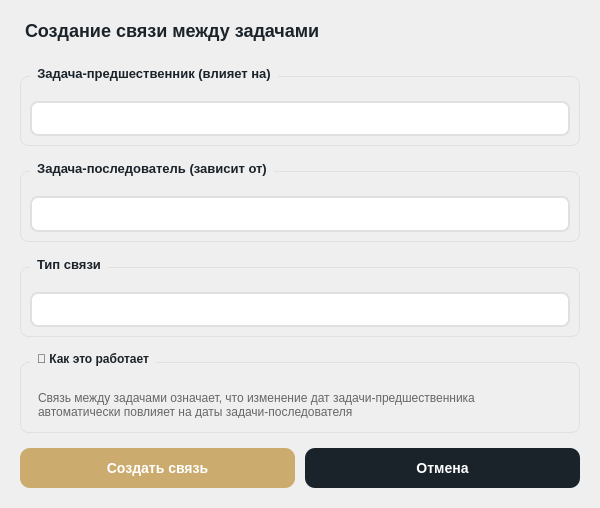
<?xml version="1.0" encoding="UTF-8"?>
<ui version="4.0">
 <class>LinkDialog</class>
 <widget class="QDialog" name="LinkDialog">
  <property name="geometry">
   <rect>
    <x>0</x>
    <y>0</y>
    <width>600</width>
    <height>508</height>
   </rect>
  </property>
  <property name="minimumSize">
   <size>
    <width>550</width>
    <height>500</height>
   </size>
  </property>
  <property name="windowTitle">
   <string>Создание связи между задачами</string>
  </property>
  <property name="styleSheet">
   <string notr="true"/>
  </property>
  <layout class="QVBoxLayout" name="mainLayout">
   <property name="spacing">
    <number>15</number>
   </property>
   <property name="leftMargin">
    <number>20</number>
   </property>
   <property name="topMargin">
    <number>20</number>
   </property>
   <property name="rightMargin">
    <number>20</number>
   </property>
   <property name="bottomMargin">
    <number>20</number>
   </property>
   <item>
    <widget class="QLabel" name="titleLabel">
     <property name="styleSheet">
      <string>font-size: 18px; font-weight: bold; color: #1B232A; padding-bottom: 10px;</string>
     </property>
     <property name="text">
      <string>Создание связи между задачами</string>
     </property>
    </widget>
   </item>
   <item>
    <widget class="QGroupBox" name="predecessorGroup">
     <property name="styleSheet">
      <string>QGroupBox {
    font-weight: bold;
    font-size: 13px;
    color: #1B232A;
    border: 1px solid #E0E0E0;
    border-radius: 8px;
    margin-top: 10px;
    padding-top: 15px;
}
QGroupBox::title {
    subcontrol-origin: margin;
    left: 10px;
    padding: 0 5px 0 5px;
}</string>
     </property>
     <property name="title">
      <string>Задача-предшественник (влияет на)</string>
     </property>
     <layout class="QVBoxLayout" name="predecessorLayout">
      <item>
       <widget class="QComboBox" name="predecessorCombo">
        <property name="styleSheet">
         <string>QComboBox {
    border: 2px solid #E0E0E0;
    border-radius: 8px;
    padding: 8px 12px;
    font-size: 13px;
    background-color: white;
}
QComboBox:hover {
    border-color: #ccab6e;
}
QComboBox::drop-down {
    border: none;
}
QComboBox::down-arrow {
    image: none;
    border-left: 5px solid transparent;
    border-right: 5px solid transparent;
    border-top: 5px solid #1B232A;
    margin-right: 8px;
}</string>
        </property>
       </widget>
      </item>
     </layout>
    </widget>
   </item>
   <item>
    <widget class="QGroupBox" name="successorGroup">
     <property name="styleSheet">
      <string>QGroupBox {
    font-weight: bold;
    font-size: 13px;
    color: #1B232A;
    border: 1px solid #E0E0E0;
    border-radius: 8px;
    margin-top: 10px;
    padding-top: 15px;
}
QGroupBox::title {
    subcontrol-origin: margin;
    left: 10px;
    padding: 0 5px 0 5px;
}</string>
     </property>
     <property name="title">
      <string>Задача-последователь (зависит от)</string>
     </property>
     <layout class="QVBoxLayout" name="successorLayout">
      <item>
       <widget class="QComboBox" name="successorCombo">
        <property name="styleSheet">
         <string>QComboBox {
    border: 2px solid #E0E0E0;
    border-radius: 8px;
    padding: 8px 12px;
    font-size: 13px;
    background-color: white;
}
QComboBox:hover {
    border-color: #ccab6e;
}
QComboBox::drop-down {
    border: none;
}
QComboBox::down-arrow {
    image: none;
    border-left: 5px solid transparent;
    border-right: 5px solid transparent;
    border-top: 5px solid #1B232A;
    margin-right: 8px;
}</string>
        </property>
       </widget>
      </item>
     </layout>
    </widget>
   </item>
   <item>
    <widget class="QGroupBox" name="typeGroup">
     <property name="styleSheet">
      <string>QGroupBox {
    font-weight: bold;
    font-size: 13px;
    color: #1B232A;
    border: 1px solid #E0E0E0;
    border-radius: 8px;
    margin-top: 10px;
    padding-top: 15px;
}
QGroupBox::title {
    subcontrol-origin: margin;
    left: 10px;
    padding: 0 5px 0 5px;
}</string>
     </property>
     <property name="title">
      <string>Тип связи</string>
     </property>
     <layout class="QVBoxLayout" name="typeLayout">
      <item>
       <widget class="QComboBox" name="typeCombo">
        <property name="styleSheet">
         <string>QComboBox {
    border: 2px solid #E0E0E0;
    border-radius: 8px;
    padding: 8px 12px;
    font-size: 13px;
    background-color: white;
}
QComboBox:hover {
    border-color: #ccab6e;
}
QComboBox::drop-down {
    border: none;
}
QComboBox::down-arrow {
    image: none;
    border-left: 5px solid transparent;
    border-right: 5px solid transparent;
    border-top: 5px solid #1B232A;
    margin-right: 8px;
}</string>
        </property>
       </widget>
      </item>
     </layout>
    </widget>
   </item>
   <item>
    <widget class="QGroupBox" name="instructionGroup">
     <property name="styleSheet">
      <string>QGroupBox {
    font-weight: bold;
    font-size: 12px;
    color: #1B232A;
    border: 1px solid #E0E0E0;
    border-radius: 8px;
    margin-top: 10px;
    padding-top: 15px;
}
QGroupBox::title {
    subcontrol-origin: margin;
    left: 10px;
    padding: 0 5px 0 5px;
}</string>
     </property>
     <property name="title">
      <string>💡 Как это работает</string>
     </property>
     <layout class="QVBoxLayout" name="instructionLayout">
      <item>
       <widget class="QLabel" name="instructionText">
        <property name="styleSheet">
         <string>font-size: 12px; color: #666666; padding: 5px;</string>
        </property>
        <property name="text">
         <string>Связь между задачами означает, что изменение дат задачи-предшественника
автоматически повлияет на даты задачи-последователя</string>
        </property>
        <property name="wordWrap">
         <bool>true</bool>
        </property>
       </widget>
      </item>
     </layout>
    </widget>
   </item>
   <item>
    <layout class="QHBoxLayout" name="buttonsLayout">
     <property name="spacing">
      <number>10</number>
     </property>
     <item>
      <widget class="QPushButton" name="createButton">
       <property name="minimumSize">
        <size>
         <width>188</width>
         <height>0</height>
        </size>
       </property>
       <property name="styleSheet">
        <string>QPushButton {
    background-color: #ccab6e;
    color: white;
    border-radius: 10px;
    font-weight: bold;
    font-size: 14px;
    border: none;
    padding: 12px 24px;
    min-width: 140px;
}
QPushButton:hover {
    background-color: #998664;
}</string>
       </property>
       <property name="text">
        <string>Создать связь</string>
       </property>
      </widget>
     </item>
     <item>
      <widget class="QPushButton" name="cancelButton">
       <property name="minimumSize">
        <size>
         <width>148</width>
         <height>0</height>
        </size>
       </property>
       <property name="styleSheet">
        <string>QPushButton {
    background-color: #1B232A;
    color: white;
    border: none;
    border-radius: 10px;
    padding: 12px 24px;
    font-size: 14px;
    font-weight: bold;
    min-width: 100px;
}
QPushButton:hover {
    background-color: #D9D9D6;
    color: black;
}</string>
       </property>
       <property name="text">
        <string>Отмена</string>
       </property>
      </widget>
     </item>
    </layout>
   </item>
  </layout>
 </widget>
 <resources/>
 <connections/>
</ui>
